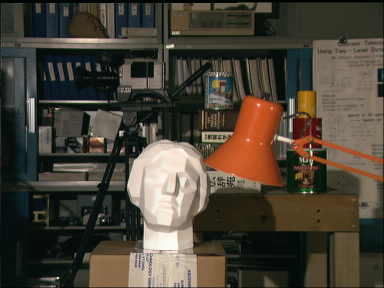
#> input picture data/tsukuba1.ppm, 384 x 288 px
$ python main.py data/tsukuba1.ppm data/tsukuba2.ppm
#> lines starting #> are read from the running program, lines starting #| are printed output that depends on the picture
import cv2
import numpy as np
import matplotlib.pyplot as plt
import argparse

args = argparse.ArgumentParser()
args.add_argument("file1", help="first image file")
args.add_argument("file2", help="second image file")

try:
    # Load left and right images
    left_img = cv2.imread(args.parse_args().file1)
#> left_img is the input picture: shape (288, 384, 3); mean B, G, R 55.2, 67.2, 74.1
    right_img = cv2.imread(args.parse_args().file2)
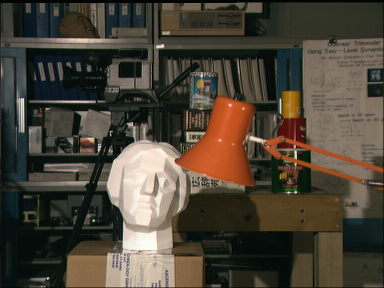
#> input picture data/tsukuba2.ppm, 384 x 288 px
#> right_img is the input picture: shape (288, 384, 3); mean B, G, R 55.4, 67.9, 75.3
except:
    left_img = cv2.imread('data/tsukuba1.ppm', 0)
    right_img = cv2.imread('data/tsukuba2.ppm', 0)

# Display images
plt.figure(figsize=(10, 5))
plt.subplot(1, 2, 1)
plt.title('Left Image')
plt.imshow(cv2.cvtColor(left_img, cv2.COLOR_BGR2RGB))
plt.subplot(1, 2, 2)
plt.title('Right Image')
plt.imshow(cv2.cvtColor(right_img, cv2.COLOR_BGR2RGB))
plt.show()
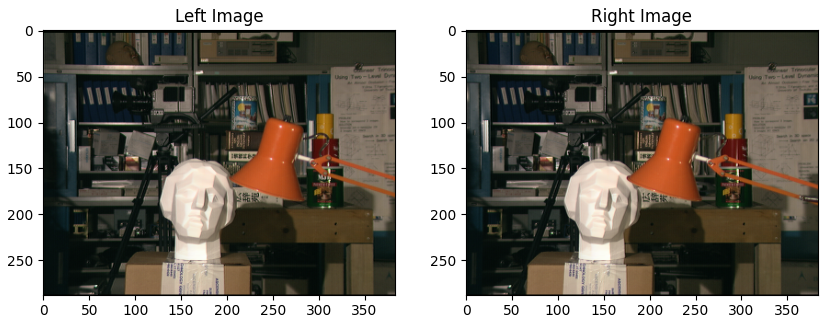
#> figure drawn by matplotlib, 2 panels

# Parameters for block matching
window_size = 15
num_disp = 16

# Create Block Matching object
stereo = cv2.StereoBM_create(numDisparities=num_disp, blockSize=window_size)

# Compute disparity map
#> (the run stopped early here; a loop or call above may not have finished)
